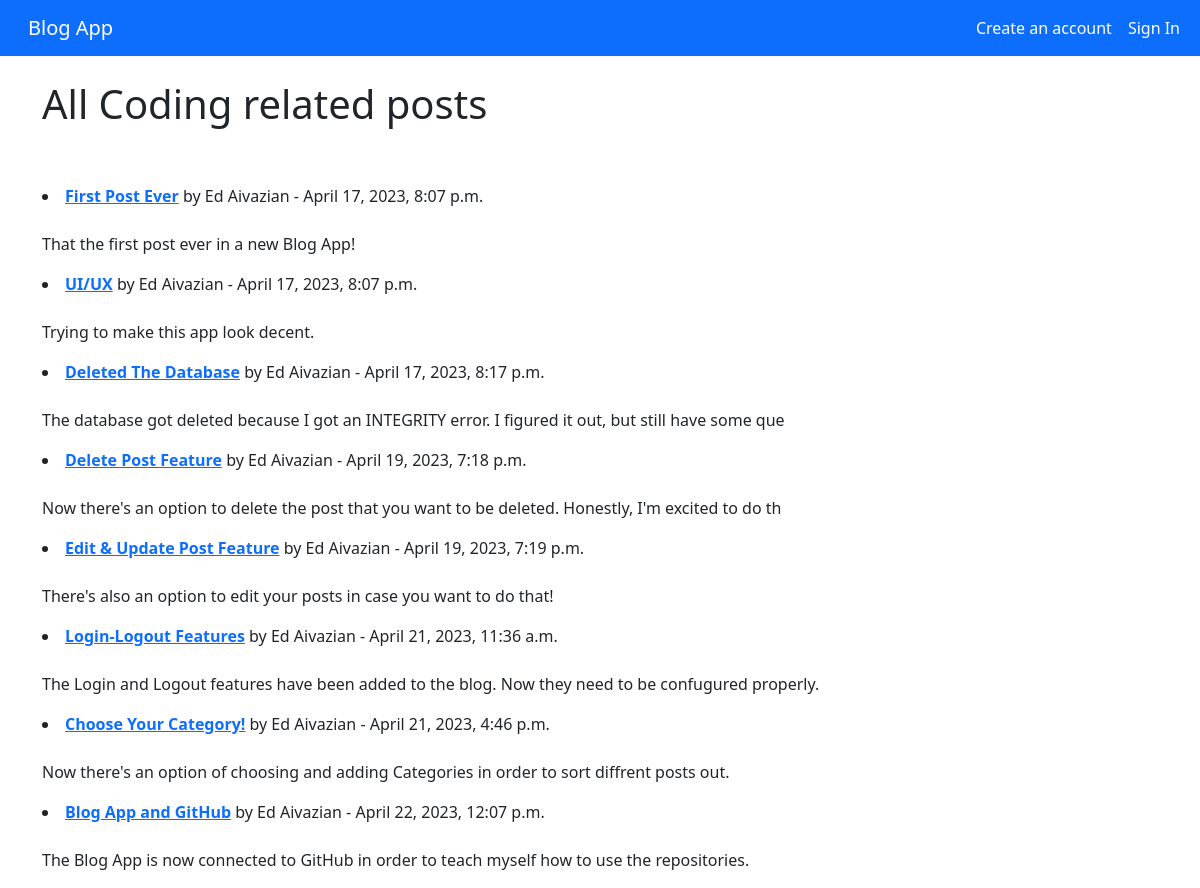
/category/coding/, run on the app's committed database.
### blogs/models.py (models this page shows, shortened)
class Post(models.Model):
    category = models.CharField(max_length=100, default='it') # категория поста со значением "IT" по умолчанию
    title = models.CharField(max_length=100) # название поста
    title_tag = models.CharField(max_length=100, default='Blog App')
    author = models.ForeignKey(User, on_delete=models.CASCADE) # при удалении темы, все записи по теме также удаляются - это каскадное удаление
    body = models.TextField(max_length=1000) # текст поста
    date_added = models.DateTimeField(auto_now_add=True)

### blogs/views.py (the view)
def CategoryView(request, categories):
    category_posts = Post.objects.filter(category=categories.replace('-', ' '))
    return render(request, 'categories.html',
                  {'categories': categories.title().replace('-', ' '),
                   'category_posts': category_posts})

### blogs/templates/categories.html (shortened to what this page needs)
{% extends "base.html" %}
{% block content %}
{% if category_posts %}
<h1>All {{ categories }} related posts</h1>
<br/><br/>
{% for post in category_posts %}
    <li><a href="{% url 'article-detail' post.pk %}"><strong>{{ post.title }}</strong></a> by
        {{ post.author.first_name }}
        {{ post.author.last_name}}
        - {{ post.date_added }}
        <br/><br/>
        <p>{{ post.body|slice:":100" }}</p>
    </li>
{% endfor %}
{% else %}
<h1>The page does not exist...</h1>
{% endif %}
{% endblock content %}

### data on the page
Post: title "First Post Ever", author.first_name "Ed", author.last_name "Aivazian", date_added "April 17, 2023, 8:07 p.m.", body "That the first post ever in a new Blog App!"
Post: title "UI/UX", author.first_name "Ed", author.last_name "Aivazian", date_added "April 17, 2023, 8:07 p.m.", body "Trying to make this app look decent."
Post: title "Deleted The Database", author.first_name "Ed", author.last_name "Aivazian", date_added "April 17, 2023, 8:17 p.m.", body "The database got deleted because I got an INTEGRITY error. I figured it out, but still have some que"
Post: title "Delete Post Feature", author.first_name "Ed", author.last_name "Aivazian", date_added "April 19, 2023, 7:18 p.m.", body "Now there's an option to delete the post that you want to be deleted. Honestly, I'm excited to do th"
Post: title "Edit & Update Post Feature", author.first_name "Ed", author.last_name "Aivazian", date_added "April 19, 2023, 7:19 p.m.", body "There's also an option to edit your posts in case you want to do that!"
Post: title "Login-Logout Features", author.first_name "Ed", author.last_name "Aivazian", date_added "April 21, 2023, 11:36 a.m.", body "The Login and Logout features have been added to the blog. Now they need to be confugured properly."
Post: title "Choose Your Category!", author.first_name "Ed", author.last_name "Aivazian", date_added "April 21, 2023, 4:46 p.m.", body "Now there's an option of choosing and adding Categories in order to sort diffrent posts out."
Post: title "Blog App and GitHub", author.first_name "Ed", author.last_name "Aivazian", date_added "April 22, 2023, 12:07 p.m.", body "The Blog App is now connected to GitHub in order to teach myself how to use the repositories."

### other printed values
{{ categories }} "Coding"
